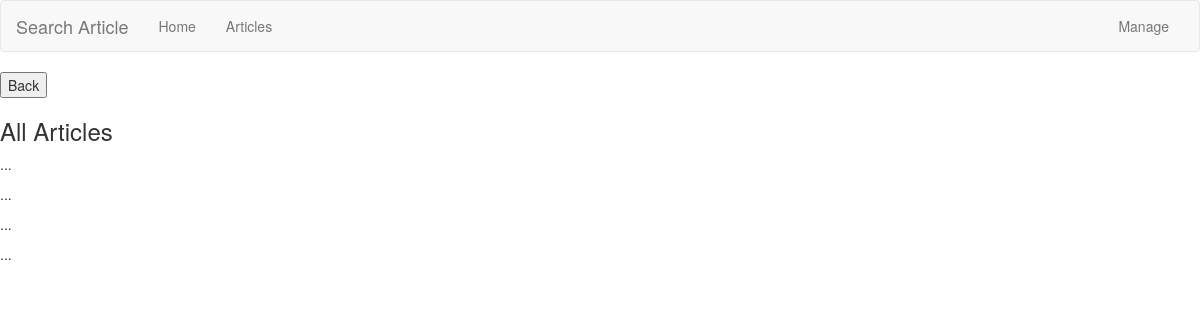
Before: /search/articles/ with the older database file.
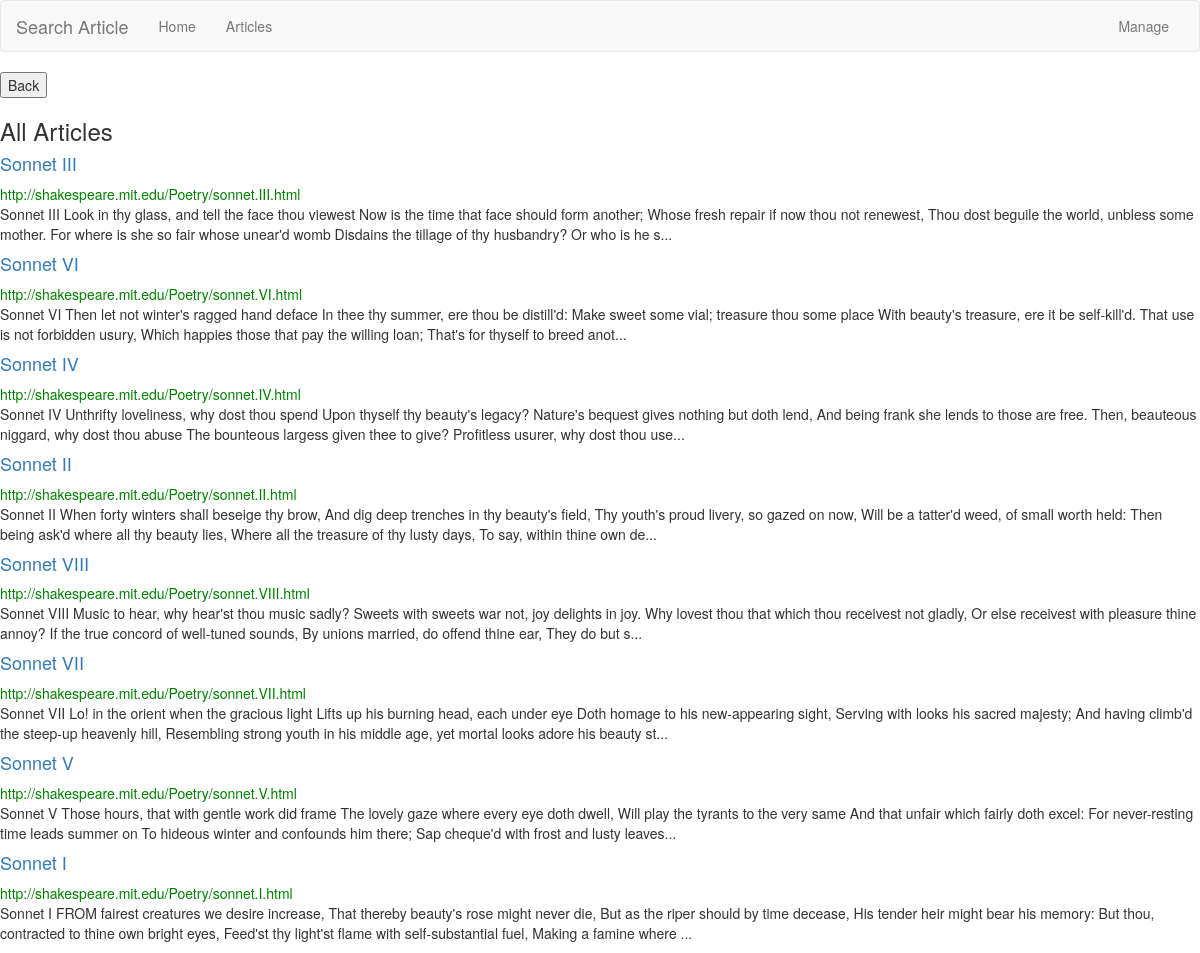
After: the same page with the newer database file.
### search/models.py (models this page shows, shortened)
class Article(models.Model):
    title = models.CharField(max_length=100, default="", blank=False)
    summary = models.CharField(max_length=300, default="", blank=True)
    url = models.URLField(max_length=1000, default="", blank=False)
    hide = models.BooleanField(default=False)
    def get_title(self):
        return str(self.title)
    def get_summary(self):
        return str(self.summary)
    def get_url(self):
        return str(self.url)

### search/views/ArticlesView.py (the view)
# urls.py: url('articles/', views.ArticlesView.as_view(), name='articles'),
class ArticlesView(generic.ListView):
    model = Article
    template_name = 'search/article_list.html'
    context_object_name = 'all_articles'
    def get_context_data(self, **kwargs):
        context = super(ArticlesView, self).get_context_data(**kwargs)
        context['error_msg'] = "No articles was found"
        return context
    def get_queryset(self):
        return Article.objects.all().exclude(hide=True)

### search/templates/search/article_list.html (shortened to what this page needs)
{%extends 'search/base.html' %}
{% block body %}
<button id="go-back">Back</button>
{% if all_articles %}
<h3>All Articles</h3>
    {% for article in all_articles %}
    <div class="result">
        <h4><a href="{{article.get_url}}">{{article.get_title }}</a></h4>
        <p>
            <div class="link">{{article.get_url}}</div>
            <div class="summary">{{article.get_summary }}...</div>
        </p>
    </div>
    {% endfor %}
{% else %}
    <h3>{{error_msg}}</h3>
{% endif %}
{% endblock %}

### search/templates/search/base.html (shortened to what this page needs)
<!DOCTYPE html>
<html lang="en">
<head>
     {% load staticfiles %}
    <link rel="stylesheet" href="https://maxcdn.bootstrapcdn.com/bootstrap/3.3.7/css/bootstrap.min.css">
    <link rel="stylesheet" href="{% static 'search/style.css' %}">
</head>
<body>
<nav class="navbar navbar-default">
  <div class="container-fluid">
    <div class="navbar-header">
      <a class="navbar-brand" href="{% url 'search:index'%}">Search Article</a>
    </div>
    <div class="collapse navbar-collapse" id="bs-example-navbar-collapse-1">
      <ul class="nav navbar-nav">
        <li><a href="{% url 'search:index'%}">Home <span class="sr-only">(current)</span></a></li>
        <li><a href="{%url 'search:articles'%}">Articles</a></li>
      </ul>
      <ul class="nav navbar-nav navbar-right">
          <li><a href="{% url 'search:manage'%}">Manage</a></li>
      </ul>
    </div>
  </div>
</nav>
{% block body %}
{% endblock %}
</body>
</html>

### search/static/search/style.css (style rules this page uses)
body { // background: yellow; }
.link { color: green; }

Changed rows visible on the page:
added Article: get_title "Sonnet III", get_url "http://shakespeare.mit.edu/Poetry/sonnet.III.html", get_summary "Sonnet III Look in thy glass, and tell the face thou viewest Now is the time that face should form another; Whose fresh repair if now thou not renewest, Thou dost beguile the world, unbless some mother. For where is she so fair whose unear'd womb Disdains the tillage of thy husbandry? Or who is he s"
added Article: get_title "Sonnet VI", get_url "http://shakespeare.mit.edu/Poetry/sonnet.VI.html", get_summary "Sonnet VI Then let not winter's ragged hand deface In thee thy summer, ere thou be distill'd: Make sweet some vial; treasure thou some place With beauty's treasure, ere it be self-kill'd. That use is not forbidden usury, Which happies those that pay the willing loan; That's for thyself to breed anot"
added Article: get_title "Sonnet IV", get_url "http://shakespeare.mit.edu/Poetry/sonnet.IV.html", get_summary "Sonnet IV Unthrifty loveliness, why dost thou spend Upon thyself thy beauty's legacy? Nature's bequest gives nothing but doth lend, And being frank she lends to those are free. Then, beauteous niggard, why dost thou abuse The bounteous largess given thee to give? Profitless usurer, why dost thou use"
added Article: get_title "Sonnet II", get_url "http://shakespeare.mit.edu/Poetry/sonnet.II.html", get_summary "Sonnet II When forty winters shall beseige thy brow, And dig deep trenches in thy beauty's field, Thy youth's proud livery, so gazed on now, Will be a tatter'd weed, of small worth held: Then being ask'd where all thy beauty lies, Where all the treasure of thy lusty days, To say, within thine own de"
added Article: get_title "Sonnet VIII", get_url "http://shakespeare.mit.edu/Poetry/sonnet.VIII.html", get_summary "Sonnet VIII Music to hear, why hear'st thou music sadly? Sweets with sweets war not, joy delights in joy. Why lovest thou that which thou receivest not gladly, Or else receivest with pleasure thine annoy? If the true concord of well-tuned sounds, By unions married, do offend thine ear, They do but s"
added Article: get_title "Sonnet VII", get_url "http://shakespeare.mit.edu/Poetry/sonnet.VII.html", get_summary "Sonnet VII Lo! in the orient when the gracious light Lifts up his burning head, each under eye Doth homage to his new-appearing sight, Serving with looks his sacred majesty; And having climb'd the steep-up heavenly hill, Resembling strong youth in his middle age, yet mortal looks adore his beauty st"
added Article: get_title "Sonnet V", get_url "http://shakespeare.mit.edu/Poetry/sonnet.V.html", get_summary "Sonnet V Those hours, that with gentle work did frame The lovely gaze where every eye doth dwell, Will play the tyrants to the very same And that unfair which fairly doth excel: For never-resting time leads summer on To hideous winter and confounds him there; Sap cheque'd with frost and lusty leaves"
added Article: get_title "Sonnet I", get_url "http://shakespeare.mit.edu/Poetry/sonnet.I.html", get_summary "Sonnet I FROM fairest creatures we desire increase, That thereby beauty's rose might never die, But as the riper should by time decease, His tender heir might bear his memory: But thou, contracted to thine own bright eyes, Feed'st thy light'st flame with self-substantial fuel, Making a famine where"
